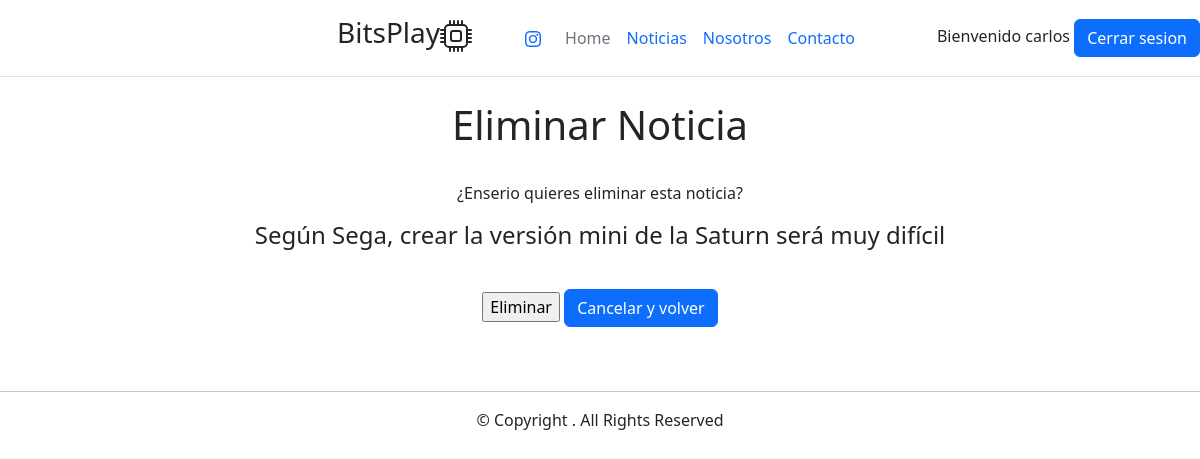
Page /noticias/13/del_noticia (signed in) on the committed database.
### apps/usuarios/models.py (models this page shows)
class Usuario(AbstractUser):
    pass

### apps/noticias/models.py (models this page shows, shortened)
class Noticia(models.Model):
    titulo = models.CharField(max_length=150)
    cuerpo = models.TextField()
    fecha = models.DateTimeField(auto_now_add=True)
    imagen = models.ImageField(upload_to='noticias')
    categoria_noticia = models.ForeignKey(Categoria, on_delete=models.CASCADE)

### apps/noticias/views.py (the view)
# urls.py: path('<int:pk>/del_noticia', views.eliminar_noticia, name='eliminar_noticia'),
def eliminar_noticia(request, pk):
    noticia = Noticia.objects.get(pk =pk)
    noticia = get_object_or_404(Noticia, pk=pk)
    contexto = {'noticia': noticia}
    if request.method == 'POST':
        noticia.delete()
        return redirect('noticias:inicio')
    return render(request, 'noticias/deletenoticia.html', contexto)

### templates/noticias/deletenoticia.html (shortened to what this page needs)
{% extends 'base.html' %}
{% load static %}
{% block contenido %}
<h1>Eliminar Noticia</h1>
<br>
<p>¿Enserio quieres eliminar esta noticia?</p>
<h4><p>{{ noticia.titulo }}</p></h4>
    <form method="post">
        <br>
        <div><input type="submit" value="Eliminar">  <button type="button" class="btn btn-primary"><a class="nav-link" href="{% url 'noticias:detalle' noticia.pk %}">Cancelar y volver</a></button></div>
    </form>
</body>
</html>
{% endblock contenido %}

### templates/navbar.html (shortened to what this page needs)
<header
    class="d-flex flex-wrap align-items-center justify-content-center justify-content-md-between py-3 mb-4 border-bottom">
    <div class="col-md-3 mb-2 mb-md-0">
        <a href="/" class="d-inline-flex link-body-emphasis text-decoration-none">
            <svg class="bi" width="40" height="32" role="img" aria-label="Bootstrap">
                <use xlink:href="#bootstrap"></use>
            </svg>
        </a>
    </div>
    <ul class="nav col-0 col-md-auto mb-2 justify-content-left mb-md-0">
        <li class="nav-item">
    <li  id="icono-izquierda"><h3 >BitsPlay</li></ul></li>
    <ul class="nav col-12 col-md-auto mb-2 justify-content-center mb-md-0">
        <li class="nav-item">
            <a class="nav-link" target="_blank "href="https://www.instagram.com/fabri__alarcon/"></a>
        <li><a href="{% url 'home' %}" class="nav-link px-2 link-secondary">Home</a></li>
        <li><a href="{% url 'noticias:inicio' %}" class="nav-link px-2">Noticias</a></li>
        <li><a href="{% url 'nosotros' %}" class="nav-link px-2">Nosotros</a></li>
        <li><a href="{% url 'noticias:contacto' %}" class="nav-link px-2">Contacto</a></li>
    </ul>
    <div class="col-md-3 text-end">
        {% if user.is_authenticated %}
            Bienvenido {{ user.username }}
            <button type="button" class="btn btn-primary"><a class="nav-link" href="{% url 'logout' %}">Cerrar
            sesion</a></button>
        {% else %}
            <button type="button" class="btn btn-outline-primary me-2"><a class="nav-link" href="{% url 'login' %}"> iniciar
                sesion</a></button>
            <button type="button" class="btn btn-outline-primary me-2"><a class="nav-link"
                href="{% url 'usuarios:registro' %}">Registrar</a></button>
        {% endif %}
    </div>
</header>

### static/css/main.css (style rules this page uses)
* { text-align: center; }
#icono-izquierda { text-align: left; }

### rows in the picture
Usuario: username "carlos"
Noticia: titulo "Según Sega, crear la versión mini de la Saturn será muy difícil"
